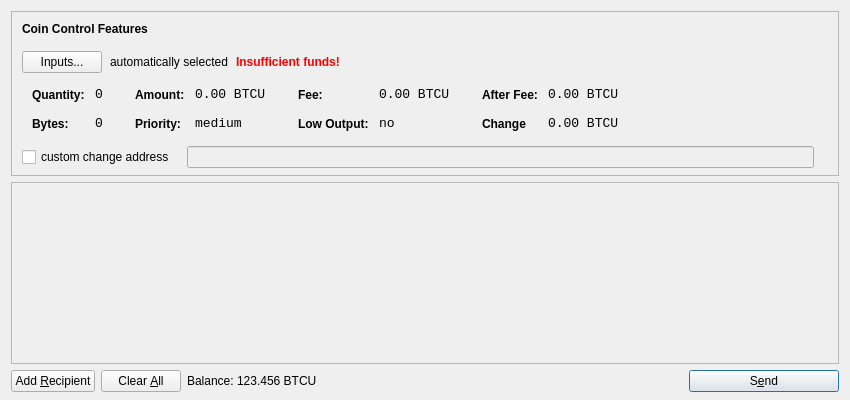
<?xml version="1.0" encoding="UTF-8"?>
<ui version="4.0">
 <class>SendCoinsDialog</class>
 <widget class="QDialog" name="SendCoinsDialog">
  <property name="geometry">
   <rect>
    <x>0</x>
    <y>0</y>
    <width>850</width>
    <height>400</height>
   </rect>
  </property>
  <property name="windowTitle">
   <string>Send Coins</string>
  </property>
  <layout class="QVBoxLayout" name="verticalLayout" stretch="0,1,0">
   <property name="bottomMargin">
    <number>8</number>
   </property>
   <item>
    <widget class="QFrame" name="frameCoinControl">
     <property name="sizePolicy">
      <sizepolicy hsizetype="Expanding" vsizetype="Expanding">
       <horstretch>0</horstretch>
       <verstretch>0</verstretch>
      </sizepolicy>
     </property>
     <property name="maximumSize">
      <size>
       <width>16777215</width>
       <height>16777215</height>
      </size>
     </property>
     <property name="frameShape">
      <enum>QFrame::StyledPanel</enum>
     </property>
     <property name="frameShadow">
      <enum>QFrame::Sunken</enum>
     </property>
     <layout class="QVBoxLayout" name="verticalLayoutCoinControl2">
      <property name="spacing">
       <number>6</number>
      </property>
      <property name="leftMargin">
       <number>0</number>
      </property>
      <property name="topMargin">
       <number>0</number>
      </property>
      <property name="rightMargin">
       <number>0</number>
      </property>
      <property name="bottomMargin">
       <number>6</number>
      </property>
      <item>
       <layout class="QVBoxLayout" name="verticalLayoutCoinControl" stretch="0,0,0,0,1">
        <property name="spacing">
         <number>0</number>
        </property>
        <property name="leftMargin">
         <number>10</number>
        </property>
        <property name="topMargin">
         <number>10</number>
        </property>
        <item>
         <layout class="QHBoxLayout" name="horizontalLayoutCoinControl1">
          <property name="bottomMargin">
           <number>15</number>
          </property>
          <item>
           <widget class="QLabel" name="labelCoinControlFeatures">
            <property name="sizePolicy">
             <sizepolicy hsizetype="Preferred" vsizetype="Maximum">
              <horstretch>0</horstretch>
              <verstretch>0</verstretch>
             </sizepolicy>
            </property>
            <property name="font">
             <font>
              <weight>75</weight>
              <bold>true</bold>
             </font>
            </property>
            <property name="styleSheet">
             <string notr="true">font-weight:bold;</string>
            </property>
            <property name="text">
             <string>Coin Control Features</string>
            </property>
           </widget>
          </item>
         </layout>
        </item>
        <item>
         <layout class="QHBoxLayout" name="horizontalLayoutCoinControl2" stretch="0,0,0,0">
          <property name="spacing">
           <number>8</number>
          </property>
          <property name="bottomMargin">
           <number>10</number>
          </property>
          <item>
           <widget class="QPushButton" name="pushButtonCoinControl">
            <property name="styleSheet">
             <string notr="true"/>
            </property>
            <property name="text">
             <string>Inputs...</string>
            </property>
           </widget>
          </item>
          <item>
           <widget class="QLabel" name="labelCoinControlAutomaticallySelected">
            <property name="text">
             <string>automatically selected</string>
            </property>
            <property name="margin">
             <number>5</number>
            </property>
           </widget>
          </item>
          <item>
           <widget class="QLabel" name="labelCoinControlInsuffFunds">
            <property name="font">
             <font>
              <weight>75</weight>
              <bold>true</bold>
             </font>
            </property>
            <property name="styleSheet">
             <string notr="true">color:red;font-weight:bold;</string>
            </property>
            <property name="text">
             <string>Insufficient funds!</string>
            </property>
            <property name="margin">
             <number>5</number>
            </property>
           </widget>
          </item>
          <item>
           <spacer name="horizontalSpacerCoinControl">
            <property name="orientation">
             <enum>Qt::Horizontal</enum>
            </property>
            <property name="sizeHint" stdset="0">
             <size>
              <width>40</width>
              <height>1</height>
             </size>
            </property>
           </spacer>
          </item>
         </layout>
        </item>
        <item>
         <widget class="QWidget" name="widgetCoinControl" native="true">
          <property name="sizePolicy">
           <sizepolicy hsizetype="Preferred" vsizetype="Preferred">
            <horstretch>0</horstretch>
            <verstretch>0</verstretch>
           </sizepolicy>
          </property>
          <property name="minimumSize">
           <size>
            <width>0</width>
            <height>0</height>
           </size>
          </property>
          <property name="styleSheet">
           <string notr="true"/>
          </property>
          <layout class="QHBoxLayout" name="horizontalLayoutCoinControl5">
           <property name="margin">
            <number>0</number>
           </property>
           <item>
            <layout class="QHBoxLayout" name="horizontalLayoutCoinControl3" stretch="0,0,0,1">
             <property name="spacing">
              <number>20</number>
             </property>
             <property name="topMargin">
              <number>0</number>
             </property>
             <property name="bottomMargin">
              <number>10</number>
             </property>
             <item>
              <layout class="QFormLayout" name="formLayoutCoinControl1">
               <property name="horizontalSpacing">
                <number>10</number>
               </property>
               <property name="verticalSpacing">
                <number>14</number>
               </property>
               <property name="leftMargin">
                <number>10</number>
               </property>
               <property name="topMargin">
                <number>4</number>
               </property>
               <property name="rightMargin">
                <number>6</number>
               </property>
               <item row="0" column="0">
                <widget class="QLabel" name="labelCoinControlQuantityText">
                 <property name="styleSheet">
                  <string notr="true">font-weight:bold;</string>
                 </property>
                 <property name="text">
                  <string>Quantity:</string>
                 </property>
                 <property name="margin">
                  <number>0</number>
                 </property>
                </widget>
               </item>
               <item row="0" column="1">
                <widget class="QLabel" name="labelCoinControlQuantity">
                 <property name="font">
                  <font>
                   <family>Monospace</family>
                   <pointsize>10</pointsize>
                  </font>
                 </property>
                 <property name="cursor">
                  <cursorShape>IBeamCursor</cursorShape>
                 </property>
                 <property name="contextMenuPolicy">
                  <enum>Qt::ActionsContextMenu</enum>
                 </property>
                 <property name="text">
                  <string>0</string>
                 </property>
                 <property name="margin">
                  <number>0</number>
                 </property>
                 <property name="textInteractionFlags">
                  <set>Qt::LinksAccessibleByMouse|Qt::TextSelectableByKeyboard|Qt::TextSelectableByMouse</set>
                 </property>
                </widget>
               </item>
               <item row="1" column="0">
                <widget class="QLabel" name="labelCoinControlBytesText">
                 <property name="styleSheet">
                  <string notr="true">font-weight:bold;</string>
                 </property>
                 <property name="text">
                  <string>Bytes:</string>
                 </property>
                </widget>
               </item>
               <item row="1" column="1">
                <widget class="QLabel" name="labelCoinControlBytes">
                 <property name="font">
                  <font>
                   <family>Monospace</family>
                   <pointsize>10</pointsize>
                  </font>
                 </property>
                 <property name="cursor">
                  <cursorShape>IBeamCursor</cursorShape>
                 </property>
                 <property name="contextMenuPolicy">
                  <enum>Qt::ActionsContextMenu</enum>
                 </property>
                 <property name="text">
                  <string>0</string>
                 </property>
                 <property name="textInteractionFlags">
                  <set>Qt::LinksAccessibleByMouse|Qt::TextSelectableByKeyboard|Qt::TextSelectableByMouse</set>
                 </property>
                </widget>
               </item>
              </layout>
             </item>
             <item>
              <layout class="QFormLayout" name="formLayoutCoinControl2">
               <property name="horizontalSpacing">
                <number>10</number>
               </property>
               <property name="verticalSpacing">
                <number>14</number>
               </property>
               <property name="leftMargin">
                <number>6</number>
               </property>
               <property name="topMargin">
                <number>4</number>
               </property>
               <property name="rightMargin">
                <number>6</number>
               </property>
               <item row="0" column="0">
                <widget class="QLabel" name="labelCoinControlAmountText">
                 <property name="styleSheet">
                  <string notr="true">font-weight:bold;</string>
                 </property>
                 <property name="text">
                  <string>Amount:</string>
                 </property>
                 <property name="margin">
                  <number>0</number>
                 </property>
                </widget>
               </item>
               <item row="0" column="1">
                <widget class="QLabel" name="labelCoinControlAmount">
                 <property name="font">
                  <font>
                   <family>Monospace</family>
                   <pointsize>10</pointsize>
                  </font>
                 </property>
                 <property name="cursor">
                  <cursorShape>IBeamCursor</cursorShape>
                 </property>
                 <property name="contextMenuPolicy">
                  <enum>Qt::ActionsContextMenu</enum>
                 </property>
                 <property name="text">
                  <string>0.00 BTCU</string>
                 </property>
                 <property name="textInteractionFlags">
                  <set>Qt::LinksAccessibleByMouse|Qt::TextSelectableByKeyboard|Qt::TextSelectableByMouse</set>
                 </property>
                </widget>
               </item>
               <item row="1" column="0">
                <widget class="QLabel" name="labelCoinControlPriorityText">
                 <property name="styleSheet">
                  <string notr="true">font-weight:bold;</string>
                 </property>
                 <property name="text">
                  <string>Priority:</string>
                 </property>
                </widget>
               </item>
               <item row="1" column="1">
                <widget class="QLabel" name="labelCoinControlPriority">
                 <property name="font">
                  <font>
                   <family>Monospace</family>
                   <pointsize>10</pointsize>
                  </font>
                 </property>
                 <property name="cursor">
                  <cursorShape>IBeamCursor</cursorShape>
                 </property>
                 <property name="contextMenuPolicy">
                  <enum>Qt::ActionsContextMenu</enum>
                 </property>
                 <property name="text">
                  <string>medium</string>
                 </property>
                 <property name="textInteractionFlags">
                  <set>Qt::LinksAccessibleByMouse|Qt::TextSelectableByKeyboard|Qt::TextSelectableByMouse</set>
                 </property>
                </widget>
               </item>
              </layout>
             </item>
             <item>
              <layout class="QFormLayout" name="formLayoutCoinControl3">
               <property name="horizontalSpacing">
                <number>10</number>
               </property>
               <property name="verticalSpacing">
                <number>14</number>
               </property>
               <property name="leftMargin">
                <number>6</number>
               </property>
               <property name="topMargin">
                <number>4</number>
               </property>
               <property name="rightMargin">
                <number>6</number>
               </property>
               <item row="0" column="0">
                <widget class="QLabel" name="labelCoinControlFeeText">
                 <property name="styleSheet">
                  <string notr="true">font-weight:bold;</string>
                 </property>
                 <property name="text">
                  <string>Fee:</string>
                 </property>
                 <property name="margin">
                  <number>0</number>
                 </property>
                </widget>
               </item>
               <item row="0" column="1">
                <widget class="QLabel" name="labelCoinControlFee">
                 <property name="font">
                  <font>
                   <family>Monospace</family>
                   <pointsize>10</pointsize>
                  </font>
                 </property>
                 <property name="cursor">
                  <cursorShape>IBeamCursor</cursorShape>
                 </property>
                 <property name="contextMenuPolicy">
                  <enum>Qt::ActionsContextMenu</enum>
                 </property>
                 <property name="text">
                  <string>0.00 BTCU</string>
                 </property>
                 <property name="textInteractionFlags">
                  <set>Qt::LinksAccessibleByMouse|Qt::TextSelectableByKeyboard|Qt::TextSelectableByMouse</set>
                 </property>
                </widget>
               </item>
               <item row="1" column="0">
                <widget class="QLabel" name="labelCoinControlLowOutputText">
                 <property name="styleSheet">
                  <string notr="true">font-weight:bold;</string>
                 </property>
                 <property name="text">
                  <string>Low Output:</string>
                 </property>
                </widget>
               </item>
               <item row="1" column="1">
                <widget class="QLabel" name="labelCoinControlLowOutput">
                 <property name="font">
                  <font>
                   <family>Monospace</family>
                   <pointsize>10</pointsize>
                  </font>
                 </property>
                 <property name="cursor">
                  <cursorShape>IBeamCursor</cursorShape>
                 </property>
                 <property name="contextMenuPolicy">
                  <enum>Qt::ActionsContextMenu</enum>
                 </property>
                 <property name="text">
                  <string>no</string>
                 </property>
                 <property name="textInteractionFlags">
                  <set>Qt::LinksAccessibleByMouse|Qt::TextSelectableByKeyboard|Qt::TextSelectableByMouse</set>
                 </property>
                </widget>
               </item>
              </layout>
             </item>
             <item>
              <layout class="QFormLayout" name="formLayoutCoinControl4">
               <property name="horizontalSpacing">
                <number>10</number>
               </property>
               <property name="verticalSpacing">
                <number>14</number>
               </property>
               <property name="leftMargin">
                <number>6</number>
               </property>
               <property name="topMargin">
                <number>4</number>
               </property>
               <property name="rightMargin">
                <number>6</number>
               </property>
               <item row="0" column="0">
                <widget class="QLabel" name="labelCoinControlAfterFeeText">
                 <property name="styleSheet">
                  <string notr="true">font-weight:bold;</string>
                 </property>
                 <property name="text">
                  <string>After Fee:</string>
                 </property>
                 <property name="margin">
                  <number>0</number>
                 </property>
                </widget>
               </item>
               <item row="0" column="1">
                <widget class="QLabel" name="labelCoinControlAfterFee">
                 <property name="font">
                  <font>
                   <family>Monospace</family>
                   <pointsize>10</pointsize>
                  </font>
                 </property>
                 <property name="cursor">
                  <cursorShape>IBeamCursor</cursorShape>
                 </property>
                 <property name="contextMenuPolicy">
                  <enum>Qt::ActionsContextMenu</enum>
                 </property>
                 <property name="text">
                  <string>0.00 BTCU</string>
                 </property>
                 <property name="textInteractionFlags">
                  <set>Qt::LinksAccessibleByMouse|Qt::TextSelectableByKeyboard|Qt::TextSelectableByMouse</set>
                 </property>
                </widget>
               </item>
               <item row="1" column="0">
                <widget class="QLabel" name="labelCoinControlChangeText">
                 <property name="styleSheet">
                  <string notr="true">font-weight:bold;</string>
                 </property>
                 <property name="text">
                  <string>Change</string>
                 </property>
                </widget>
               </item>
               <item row="1" column="1">
                <widget class="QLabel" name="labelCoinControlChange">
                 <property name="font">
                  <font>
                   <family>Monospace</family>
                   <pointsize>10</pointsize>
                  </font>
                 </property>
                 <property name="cursor">
                  <cursorShape>IBeamCursor</cursorShape>
                 </property>
                 <property name="contextMenuPolicy">
                  <enum>Qt::ActionsContextMenu</enum>
                 </property>
                 <property name="text">
                  <string>0.00 BTCU</string>
                 </property>
                 <property name="textInteractionFlags">
                  <set>Qt::LinksAccessibleByMouse|Qt::TextSelectableByKeyboard|Qt::TextSelectableByMouse</set>
                 </property>
                </widget>
               </item>
              </layout>
             </item>
            </layout>
           </item>
          </layout>
         </widget>
        </item>
        <item>
         <layout class="QHBoxLayout" name="horizontalLayoutCoinControl4" stretch="0,0,0">
          <property name="spacing">
           <number>12</number>
          </property>
          <property name="sizeConstraint">
           <enum>QLayout::SetDefaultConstraint</enum>
          </property>
          <property name="topMargin">
           <number>5</number>
          </property>
          <property name="rightMargin">
           <number>5</number>
          </property>
          <item>
           <widget class="QCheckBox" name="checkBoxCoinControlChange">
            <property name="text">
             <string>custom change address</string>
            </property>
           </widget>
          </item>
          <item>
           <widget class="QLineEdit" name="lineEditCoinControlChange">
            <property name="enabled">
             <bool>false</bool>
            </property>
            <property name="sizePolicy">
             <sizepolicy hsizetype="Expanding" vsizetype="Fixed">
              <horstretch>0</horstretch>
              <verstretch>0</verstretch>
             </sizepolicy>
            </property>
           </widget>
          </item>
          <item>
           <widget class="QLabel" name="labelCoinControlChangeLabel">
            <property name="sizePolicy">
             <sizepolicy hsizetype="Preferred" vsizetype="Expanding">
              <horstretch>0</horstretch>
              <verstretch>0</verstretch>
             </sizepolicy>
            </property>
            <property name="minimumSize">
             <size>
              <width>0</width>
              <height>0</height>
             </size>
            </property>
            <property name="text">
             <string/>
            </property>
            <property name="margin">
             <number>3</number>
            </property>
           </widget>
          </item>
         </layout>
        </item>
        <item>
         <spacer name="verticalSpacerCoinControl">
          <property name="orientation">
           <enum>Qt::Vertical</enum>
          </property>
          <property name="sizeHint" stdset="0">
           <size>
            <width>800</width>
            <height>1</height>
           </size>
          </property>
         </spacer>
        </item>
       </layout>
      </item>
     </layout>
    </widget>
   </item>
   <item>
    <widget class="QScrollArea" name="scrollArea">
     <property name="widgetResizable">
      <bool>true</bool>
     </property>
     <widget class="QWidget" name="scrollAreaWidgetContents">
      <property name="geometry">
       <rect>
        <x>0</x>
        <y>0</y>
        <width>830</width>
        <height>162</height>
       </rect>
      </property>
      <layout class="QVBoxLayout" name="verticalLayout_2">
       <property name="margin">
        <number>0</number>
       </property>
       <item>
        <layout class="QVBoxLayout" name="entries">
         <property name="spacing">
          <number>6</number>
         </property>
        </layout>
       </item>
       <item>
        <spacer name="verticalSpacer">
         <property name="orientation">
          <enum>Qt::Vertical</enum>
         </property>
         <property name="sizeHint" stdset="0">
          <size>
           <width>20</width>
           <height>40</height>
          </size>
         </property>
        </spacer>
       </item>
      </layout>
     </widget>
    </widget>
   </item>
   <item>
    <layout class="QHBoxLayout" name="horizontalLayout">
     <item>
      <widget class="QPushButton" name="addButton">
       <property name="toolTip">
        <string>Send to multiple recipients at once</string>
       </property>
       <property name="text">
        <string>Add &amp;Recipient</string>
       </property>
       <property name="icon">
        <iconset resource="../bitcoin.qrc">
         <normaloff>:/icons/add</normaloff>:/icons/add</iconset>
       </property>
       <property name="autoDefault">
        <bool>false</bool>
       </property>
      </widget>
     </item>
     <item>
      <widget class="QPushButton" name="clearButton">
       <property name="sizePolicy">
        <sizepolicy hsizetype="Minimum" vsizetype="Fixed">
         <horstretch>0</horstretch>
         <verstretch>0</verstretch>
        </sizepolicy>
       </property>
       <property name="toolTip">
        <string>Remove all transaction fields</string>
       </property>
       <property name="text">
        <string>Clear &amp;All</string>
       </property>
       <property name="icon">
        <iconset resource="../bitcoin.qrc">
         <normaloff>:/icons/remove</normaloff>:/icons/remove</iconset>
       </property>
       <property name="autoRepeatDelay">
        <number>300</number>
       </property>
       <property name="autoDefault">
        <bool>false</bool>
       </property>
      </widget>
     </item>
     <item>
      <layout class="QHBoxLayout" name="horizontalLayout_2">
       <property name="spacing">
        <number>3</number>
       </property>
       <item>
        <widget class="QLabel" name="label">
         <property name="sizePolicy">
          <sizepolicy hsizetype="Preferred" vsizetype="Fixed">
           <horstretch>0</horstretch>
           <verstretch>0</verstretch>
          </sizepolicy>
         </property>
         <property name="text">
          <string>Balance:</string>
         </property>
        </widget>
       </item>
       <item>
        <widget class="QLabel" name="labelBalance">
         <property name="sizePolicy">
          <sizepolicy hsizetype="Preferred" vsizetype="Fixed">
           <horstretch>0</horstretch>
           <verstretch>0</verstretch>
          </sizepolicy>
         </property>
         <property name="cursor">
          <cursorShape>IBeamCursor</cursorShape>
         </property>
         <property name="text">
          <string>123.456 BTCU</string>
         </property>
         <property name="textInteractionFlags">
          <set>Qt::LinksAccessibleByMouse|Qt::TextSelectableByKeyboard|Qt::TextSelectableByMouse</set>
         </property>
        </widget>
       </item>
      </layout>
     </item>
     <item>
      <spacer name="horizontalSpacer">
       <property name="orientation">
        <enum>Qt::Horizontal</enum>
       </property>
       <property name="sizeHint" stdset="0">
        <size>
         <width>40</width>
         <height>20</height>
        </size>
       </property>
      </spacer>
     </item>
     <item>
      <widget class="QPushButton" name="sendButton">
       <property name="minimumSize">
        <size>
         <width>150</width>
         <height>0</height>
        </size>
       </property>
       <property name="toolTip">
        <string>Confirm the send action</string>
       </property>
       <property name="text">
        <string>S&amp;end</string>
       </property>
       <property name="icon">
        <iconset resource="../bitcoin.qrc">
         <normaloff>:/icons/send</normaloff>:/icons/send</iconset>
       </property>
       <property name="default">
        <bool>true</bool>
       </property>
      </widget>
     </item>
    </layout>
   </item>
  </layout>
 </widget>
 <resources>
  <include location="../bitcoin.qrc"/>
 </resources>
 <connections/>
</ui>
